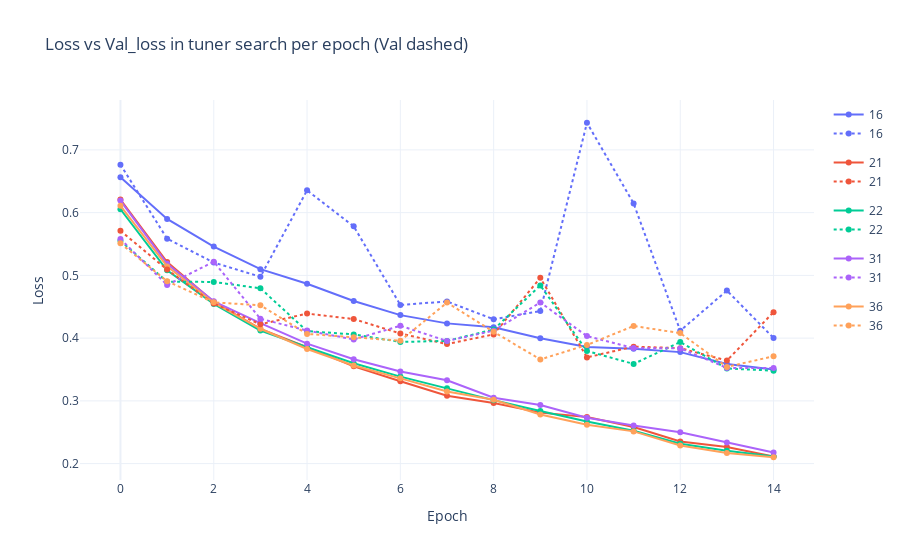
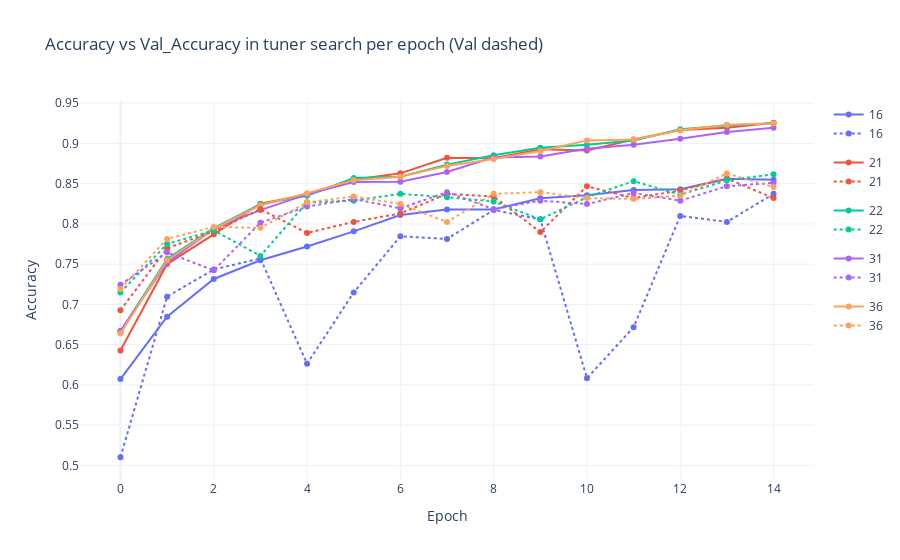

These figures' notebook cell, in order:
### Code cell
from utils.data_processing import make_loss_graphs, make_loss_accuracy_graphs

loss_graph = make_loss_graphs(best_dataframe)
loss_graph.update_layout(title="Loss vs Val_loss in tuner search per epoch (Val dashed)")

acc_graph = make_loss_accuracy_graphs(best_dataframe)
acc_graph.update_layout(title="Accuracy vs Val_Accuracy in tuner search per epoch (Val dashed)")

loss_graph.show()
acc_graph.show()

### Figure 1 — Plotly figure (JSON) as saved in the notebook; plotly's stock layout.template omitted (floating-point values rounded to 4 significant figures)
{"data": [{"hovertemplate": "tuner_iteration=16<br>variable=loss<br>epoch=%{x}<br>value=%{y}<extra></extra>", "legendgroup": "16", "line": {"color": "#636efa", "dash": "solid"}, "marker": {"symbol": "circle"}, "mode": "lines+markers", "name": "16", "orientation": "v", "showlegend": true, "x": [0, 1, 2, 3, 4, 5, 6, 7, 8, 9, 10, 11, 12, 13, 14], "xaxis": "x", "y": [0.6565, 0.59, 0.5459, 0.5099, 0.4866, 0.4591, 0.4367, 0.4235, 0.4173, 0.3998, 0.386, 0.3832, 0.3777, 0.3587, 0.3499], "yaxis": "y", "type": "scatter"}, {"hovertemplate": "tuner_iteration=21<br>variable=loss<br>epoch=%{x}<br>value=%{y}<extra></extra>", "legendgroup": "21", "line": {"color": "#EF553B", "dash": "solid"}, "marker": {"symbol": "circle"}, "mode": "lines+markers", "name": "21", "orientation": "v", "showlegend": true, "x": [0, 1, 2, 3, 4, 5, 6, 7, 8, 9, 10, 11, 12, 13, 14], "xaxis": "x", "y": [0.621, 0.5214, 0.4578, 0.4147, 0.3856, 0.355, 0.3312, 0.3082, 0.2967, 0.2812, 0.2744, 0.2583, 0.2352, 0.2264, 0.2114], "yaxis": "y", "type": "scatter"}, {"hovertemplate": "tuner_iteration=22<br>variable=loss<br>epoch=%{x}<br>value=%{y}<extra></extra>", "legendgroup": "22", "line": {"color": "#00cc96", "dash": "solid"}, "marker": {"symbol": "circle"}, "mode": "lines+markers", "name": "22", "orientation": "v", "showlegend": true, "x": [0, 1, 2, 3, 4, 5, 6, 7, 8, 9, 10, 11, 12, 13, 14], "xaxis": "x", "y": [0.6054, 0.5081, 0.4545, 0.4121, 0.3856, 0.36, 0.3386, 0.3201, 0.3011, 0.2839, 0.2672, 0.2522, 0.2317, 0.2206, 0.2114], "yaxis": "y", "type": "scatter"}, {"hovertemplate": "tuner_iteration=31<br>variable=loss<br>epoch=%{x}<br>value=%{y}<extra></extra>", "legendgroup": "31", "line": {"color": "#ab63fa", "dash": "solid"}, "marker": {"symbol": "circle"}, "mode": "lines+markers", "name": "31", "orientation": "v", "showlegend": true, "x": [0, 1, 2, 3, 4, 5, 6, 7, 8, 9, 10, 11, 12, 13, 14], "xaxis": "x", "y": [0.6193, 0.5185, 0.4587, 0.4239, 0.3912, 0.3663, 0.3469, 0.3328, 0.3051, 0.2934, 0.2731, 0.2606, 0.2501, 0.2335, 0.2178], "yaxis": "y", "type": "scatter"}, {"hovertemplate": "tuner_iteration=36<br>variable=loss<br>epoch=%{x}<br>value=%{y}<extra></extra>", "legendgroup": "36", "line": {"color": "#FFA15A", "dash": "solid"}, "marker": {"symbol": "circle"}, "mode": "lines+markers", "name": "36", "orientation": "v", "showlegend": true, "x": [0, 1, 2, 3, 4, 5, 6, 7, 8, 9, 10, 11, 12, 13, 14], "xaxis": "x", "y": [0.6109, 0.5143, 0.4564, 0.4149, 0.3826, 0.3564, 0.3359, 0.3151, 0.3018, 0.2782, 0.262, 0.2514, 0.229, 0.2171, 0.2101], "yaxis": "y", "type": "scatter"}, {"hovertemplate": "tuner_iteration=16<br>variable=val_loss<br>epoch=%{x}<br>value=%{y}<extra></extra>", "legendgroup": "16", "line": {"color": "#636efa", "dash": "dot"}, "marker": {"symbol": "circle"}, "mode": "lines+markers", "name": "16", "orientation": "v", "showlegend": true, "x": [0, 1, 2, 3, 4, 5, 6, 7, 8, 9, 10, 11, 12, 13, 14], "xaxis": "x", "y": [0.6765, 0.5585, 0.5204, 0.4978, 0.6355, 0.5782, 0.4529, 0.4584, 0.43, 0.4432, 0.7433, 0.6147, 0.4117, 0.4758, 0.4002], "yaxis": "y", "type": "scatter"}, {"hovertemplate": "tuner_iteration=21<br>variable=val_loss<br>epoch=%{x}<br>value=%{y}<extra></extra>", "legendgroup": "21", "line": {"color": "#EF553B", "dash": "dot"}, "marker": {"symbol": "circle"}, "mode": "lines+markers", "name": "21", "orientation": "v", "showlegend": true, "x": [0, 1, 2, 3, 4, 5, 6, 7, 8, 9, 10, 11, 12, 13, 14], "xaxis": "x", "y": [0.5711, 0.5092, 0.4551, 0.422, 0.4391, 0.4304, 0.4073, 0.3906, 0.4059, 0.496, 0.3693, 0.3864, 0.384, 0.3641, 0.4414], "yaxis": "y", "type": "scatter"}, {"hovertemplate": "tuner_iteration=22<br>variable=val_loss<br>epoch=%{x}<br>value=%{y}<extra></extra>", "legendgroup": "22", "line": {"color": "#00cc96", "dash": "dot"}, "marker": {"symbol": "circle"}, "mode": "lines+markers", "name": "22", "orientation": "v", "showlegend": true, "x": [0, 1, 2, 3, 4, 5, 6, 7, 8, 9, 10, 11, 12, 13, 14], "xaxis": "x", "y": [0.555, 0.49, 0.4895, 0.4794, 0.4112, 0.4059, 0.3939, 0.3956, 0.4137, 0.484, 0.3795, 0.3589, 0.3937, 0.3516, 0.3482], "yaxis": "y", "type": "scatter"}, {"hovertemplate": "tuner_iteration=31<br>variable=val_loss<br>epoch=%{x}<br>value=%{y}<extra></extra>", "legendgroup": "31", "line": {"color": "#ab63fa", "dash": "dot"}, "marker": {"symbol": "circle"}, "mode": "lines+markers", "name": "31", "orientation": "v", "showlegend": true, "x": [0, 1, 2, 3, 4, 5, 6, 7, 8, 9, 10, 11, 12, 13, 14], "xaxis": "x", "y": [0.558, 0.4847, 0.5217, 0.4308, 0.412, 0.3979, 0.4196, 0.3955, 0.4119, 0.4568, 0.4032, 0.3842, 0.3836, 0.3525, 0.3525], "yaxis": "y", "type": "scatter"}, {"hovertemplate": "tuner_iteration=36<br>variable=val_loss<br>epoch=%{x}<br>value=%{y}<extra></extra>", "legendgroup": "36", "line": {"color": "#FFA15A", "dash": "dot"}, "marker": {"symbol": "circle"}, "mode": "lines+markers", "name": "36", "orientation": "v", "showlegend": true, "x": [0, 1, 2, 3, 4, 5, 6, 7, 8, 9, 10, 11, 12, 13, 14], "xaxis": "x", "y": [0.5511, 0.4907, 0.4571, 0.4523, 0.4067, 0.4013, 0.3959, 0.4566, 0.41, 0.3661, 0.3891, 0.4193, 0.408, 0.3541, 0.3711], "yaxis": "y", "type": "scatter"}], "layout": {"xaxis": {"title": {"text": "Epoch"}}, "yaxis": {"title": {"text": "Loss"}}, "title": {"text": "Loss vs Val_loss in tuner search per epoch (Val dashed)"}}}

### Figure 2 — Plotly figure (JSON) as saved in the notebook; plotly's stock layout.template omitted (floating-point values rounded to 4 significant figures)
{"data": [{"hovertemplate": "tuner_iteration=16<br>variable=accuracy<br>epoch=%{x}<br>value=%{y}<extra></extra>", "legendgroup": "16", "line": {"color": "#636efa", "dash": "solid"}, "marker": {"symbol": "circle"}, "mode": "lines+markers", "name": "16", "orientation": "v", "showlegend": true, "x": [0, 1, 2, 3, 4, 5, 6, 7, 8, 9, 10, 11, 12, 13, 14], "xaxis": "x", "y": [0.6072, 0.6846, 0.7316, 0.7549, 0.7721, 0.7908, 0.8111, 0.818, 0.818, 0.832, 0.8357, 0.842, 0.8431, 0.856, 0.855], "yaxis": "y", "type": "scatter"}, {"hovertemplate": "tuner_iteration=21<br>variable=accuracy<br>epoch=%{x}<br>value=%{y}<extra></extra>", "legendgroup": "21", "line": {"color": "#EF553B", "dash": "solid"}, "marker": {"symbol": "circle"}, "mode": "lines+markers", "name": "21", "orientation": "v", "showlegend": true, "x": [0, 1, 2, 3, 4, 5, 6, 7, 8, 9, 10, 11, 12, 13, 14], "xaxis": "x", "y": [0.6426, 0.7501, 0.7871, 0.8251, 0.8368, 0.855, 0.8629, 0.8822, 0.8817, 0.8928, 0.8912, 0.9049, 0.9168, 0.9194, 0.9258], "yaxis": "y", "type": "scatter"}, {"hovertemplate": "tuner_iteration=22<br>variable=accuracy<br>epoch=%{x}<br>value=%{y}<extra></extra>", "legendgroup": "22", "line": {"color": "#00cc96", "dash": "solid"}, "marker": {"symbol": "circle"}, "mode": "lines+markers", "name": "22", "orientation": "v", "showlegend": true, "x": [0, 1, 2, 3, 4, 5, 6, 7, 8, 9, 10, 11, 12, 13, 14], "xaxis": "x", "y": [0.6664, 0.7565, 0.7948, 0.8246, 0.8349, 0.8571, 0.8587, 0.8737, 0.8854, 0.8946, 0.8983, 0.9036, 0.9176, 0.9223, 0.9253], "yaxis": "y", "type": "scatter"}, {"hovertemplate": "tuner_iteration=31<br>variable=accuracy<br>epoch=%{x}<br>value=%{y}<extra></extra>", "legendgroup": "31", "line": {"color": "#ab63fa", "dash": "solid"}, "marker": {"symbol": "circle"}, "mode": "lines+markers", "name": "31", "orientation": "v", "showlegend": true, "x": [0, 1, 2, 3, 4, 5, 6, 7, 8, 9, 10, 11, 12, 13, 14], "xaxis": "x", "y": [0.6672, 0.752, 0.7942, 0.8172, 0.8368, 0.8521, 0.8524, 0.8645, 0.8827, 0.8838, 0.8936, 0.8983, 0.906, 0.9142, 0.9197], "yaxis": "y", "type": "scatter"}, {"hovertemplate": "tuner_iteration=36<br>variable=accuracy<br>epoch=%{x}<br>value=%{y}<extra></extra>", "legendgroup": "36", "line": {"color": "#FFA15A", "dash": "solid"}, "marker": {"symbol": "circle"}, "mode": "lines+markers", "name": "36", "orientation": "v", "showlegend": true, "x": [0, 1, 2, 3, 4, 5, 6, 7, 8, 9, 10, 11, 12, 13, 14], "xaxis": "x", "y": [0.664, 0.7549, 0.794, 0.8233, 0.8381, 0.8545, 0.8587, 0.8722, 0.8806, 0.8906, 0.9039, 0.9049, 0.9165, 0.9234, 0.9247], "yaxis": "y", "type": "scatter"}, {"hovertemplate": "tuner_iteration=16<br>variable=val_accuracy<br>epoch=%{x}<br>value=%{y}<extra></extra>", "legendgroup": "16", "line": {"color": "#636efa", "dash": "dot"}, "marker": {"symbol": "circle"}, "mode": "lines+markers", "name": "16", "orientation": "v", "showlegend": true, "x": [0, 1, 2, 3, 4, 5, 6, 7, 8, 9, 10, 11, 12, 13, 14], "xaxis": "x", "y": [0.51, 0.7096, 0.7434, 0.7571, 0.6262, 0.7149, 0.7846, 0.7814, 0.8173, 0.8057, 0.6082, 0.6716, 0.8099, 0.8025, 0.8374], "yaxis": "y", "type": "scatter"}, {"hovertemplate": "tuner_iteration=21<br>variable=val_accuracy<br>epoch=%{x}<br>value=%{y}<extra></extra>", "legendgroup": "21", "line": {"color": "#EF553B", "dash": "dot"}, "marker": {"symbol": "circle"}, "mode": "lines+markers", "name": "21", "orientation": "v", "showlegend": true, "x": [0, 1, 2, 3, 4, 5, 6, 7, 8, 9, 10, 11, 12, 13, 14], "xaxis": "x", "y": [0.6927, 0.7698, 0.7909, 0.8184, 0.7888, 0.8025, 0.8131, 0.8374, 0.8342, 0.7899, 0.8469, 0.8321, 0.8416, 0.8564, 0.8321], "yaxis": "y", "type": "scatter"}, {"hovertemplate": "tuner_iteration=22<br>variable=val_accuracy<br>epoch=%{x}<br>value=%{y}<extra></extra>", "legendgroup": "22", "line": {"color": "#00cc96", "dash": "dot"}, "marker": {"symbol": "circle"}, "mode": "lines+markers", "name": "22", "orientation": "v", "showlegend": true, "x": [0, 1, 2, 3, 4, 5, 6, 7, 8, 9, 10, 11, 12, 13, 14], "xaxis": "x", "y": [0.7149, 0.7751, 0.792, 0.7603, 0.8268, 0.8289, 0.8374, 0.8332, 0.8279, 0.8057, 0.8332, 0.8532, 0.8363, 0.8543, 0.8617], "yaxis": "y", "type": "scatter"}, {"hovertemplate": "tuner_iteration=31<br>variable=val_accuracy<br>epoch=%{x}<br>value=%{y}<extra></extra>", "legendgroup": "31", "line": {"color": "#ab63fa", "dash": "dot"}, "marker": {"symbol": "circle"}, "mode": "lines+markers", "name": "31", "orientation": "v", "showlegend": true, "x": [0, 1, 2, 3, 4, 5, 6, 7, 8, 9, 10, 11, 12, 13, 14], "xaxis": "x", "y": [0.7244, 0.7645, 0.7423, 0.8015, 0.8215, 0.831, 0.8194, 0.8395, 0.8184, 0.8289, 0.8247, 0.8384, 0.8289, 0.8469, 0.8511], "yaxis": "y", "type": "scatter"}, {"hovertemplate": "tuner_iteration=36<br>variable=val_accuracy<br>epoch=%{x}<br>value=%{y}<extra></extra>", "legendgroup": "36", "line": {"color": "#FFA15A", "dash": "dot"}, "marker": {"symbol": "circle"}, "mode": "lines+markers", "name": "36", "orientation": "v", "showlegend": true, "x": [0, 1, 2, 3, 4, 5, 6, 7, 8, 9, 10, 11, 12, 13, 14], "xaxis": "x", "y": [0.7191, 0.7814, 0.7962, 0.7951, 0.8268, 0.8342, 0.8247, 0.8025, 0.8374, 0.8395, 0.8321, 0.831, 0.8353, 0.8627, 0.8458], "yaxis": "y", "type": "scatter"}], "layout": {"xaxis": {"title": {"text": "Epoch"}}, "yaxis": {"title": {"text": "Accuracy"}}, "title": {"text": "Accuracy vs Val_Accuracy in tuner search per epoch (Val dashed)"}}}
